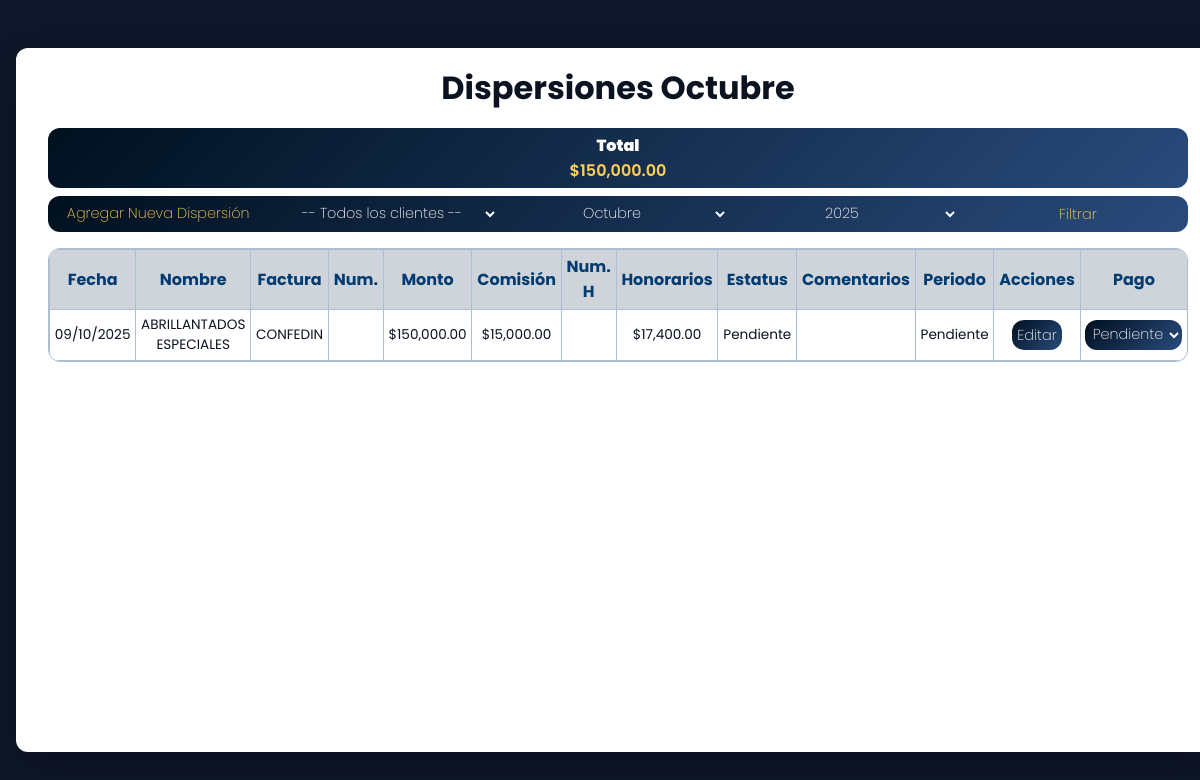
The page /dispersiones/listar/?mes=10&anio=2025&cliente= on the database as committed earlier.
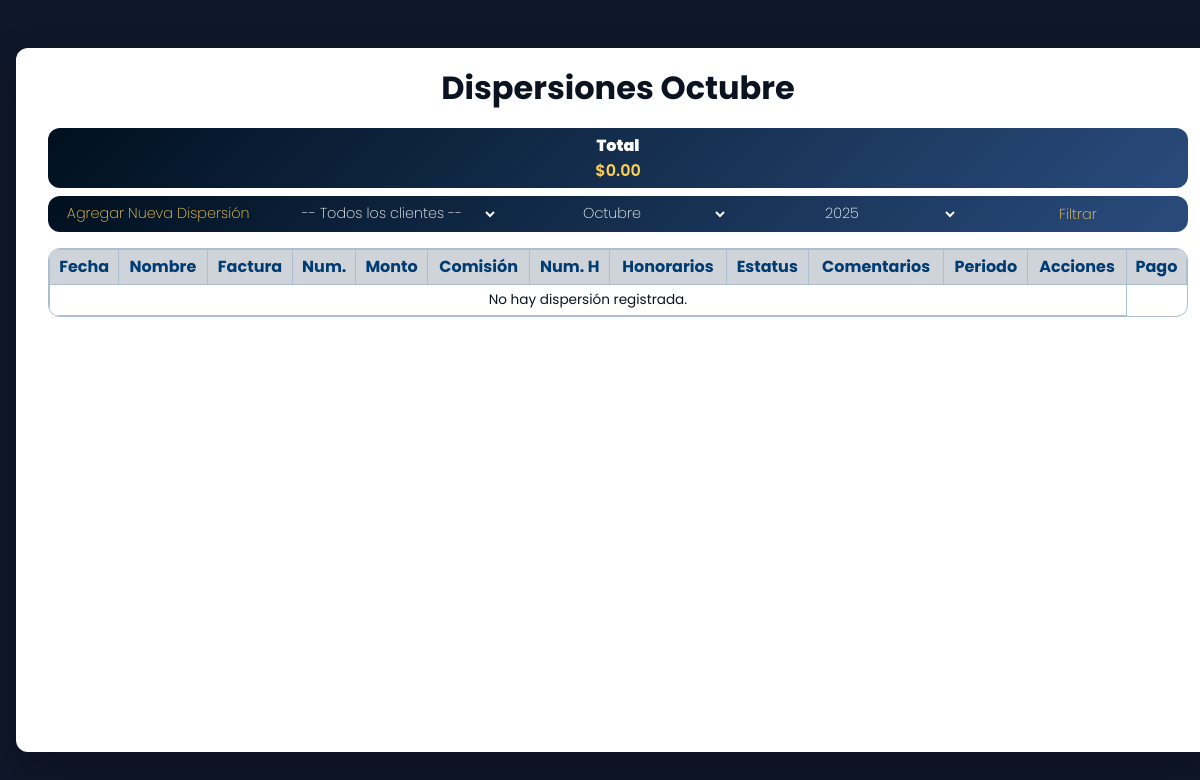
The same page on the database as committed later.
### dispersiones/models.py (models this page shows, shortened)
class Dispersion(models.Model):
    fecha = models.DateTimeField(default=timezone.now)
    cliente = models.ForeignKey(Cliente, on_delete=models.CASCADE)
    factura = models.CharField(max_length=100)
    num_factura = models.CharField(max_length=100, blank=True, null=True)
    monto = models.DecimalField(max_digits=12, decimal_places=2)
    comision = models.DecimalField(max_digits=12, decimal_places=2, editable=False)
    num_factura_honorarios = models.CharField(max_length=100, blank=True, null=True)
    total_honorarios = models.DecimalField(max_digits=12, decimal_places=2, editable=False)
    estatus = models.CharField(max_length=50)
    comentarios = models.TextField(blank=True, null=True)
    estatus_periodo = models.CharField(max_length=50)
    estatus_pago = models.CharField(max_length=50, default="Pendiente")
    comision_procom = models.DecimalField(max_digits=5, decimal_places=2, editable=False)

### clientes/models.py (models this page shows, shortened)
class Cliente(models.Model):
    servicio = models.CharField(max_length=100)
    comision_procom = models.FloatField(blank=True, null=True)
    factura = models.CharField(blank=True, null=True)
    nombre = models.CharField(max_length=150)
    utilidad_enrok = models.FloatField(blank=True, null=True)
    comisionista_1 = models.CharField(max_length=100, blank=True, null=True)
    porcentaje_1 = models.FloatField(blank=True, null=True)
    comisionista_2 = models.CharField(max_length=100, blank=True, null=True)
    porcentaje_2 = models.FloatField(blank=True, null=True)
    comisionista_3 = models.CharField(max_length=100, blank=True, null=True)
    porcentaje_3 = models.FloatField(blank=True, null=True)
    comisionista_4 = models.CharField(max_length=100, blank=True, null=True)
    porcentaje_4 = models.FloatField(blank=True, null=True)
    comisionista_5 = models.CharField(max_length=100, blank=True, null=True)
    porcentaje_5 = models.FloatField(blank=True, null=True)
    comisionista_6 = models.CharField(max_length=100, blank=True, null=True)
    porcentaje_6 = models.FloatField(blank=True, null=True)
    comisionista_7 = models.CharField(max_length=100, blank=True, null=True)
    porcentaje_7 = models.FloatField(blank=True, null=True)
    comisionista_8 = models.CharField(max_length=100, blank=True, null=True)
    porcentaje_8 = models.FloatField(blank=True, null=True)
    comisionista_9 = models.CharField(max_length=100, blank=True, null=True)
    porcentaje_9 = models.FloatField(blank=True, null=True)
    fecha_registro = models.DateTimeField(auto_now_add=True)

### dispersiones/views.py (the view)
# urls.py: path('listar/', views.lista_dispersiones, name='dispersiones_listar'),  # <--- aquí
def lista_dispersiones(request):
    mes = request.GET.get('mes')
    anio = request.GET.get('anio')
    now = datetime.now()
    cliente_id = request.GET.get('cliente')
    if not mes or not anio:
        return redirect(f"{request.path}?mes={now.month}&anio={now.year}&cliente={cliente_id or ''}")
    try:
        mes = int(mes)
        if mes < 1 or mes > 12:
            mes = now.month
    except (TypeError, ValueError):
        mes = now.month
    try:
        anio = int(anio)
    except (TypeError, ValueError):
        anio = now.year
    mes_nombre = MESES_ES.get(mes, "")
    anios = Dispersion.objects.dates('fecha', 'year')
    anios = [y.year for y in anios]
    if not anios:
        anios = [anio]  # 👈 Garantiza que siempre haya al menos un año visible
    dispersiones = Dispersion.objects.filter(
        fecha__month=mes,
        fecha__year=anio
    ).order_by('fecha')
    clientes = Cliente.objects.all()
    if cliente_id:
        dispersiones = dispersiones.filter(cliente_id=cliente_id)
    total_montos = dispersiones.aggregate(total=Sum('monto'))['total'] or 0
    return render(request, 'dispersiones/listar.html', {
        'dispersiones': dispersiones,
        'mes': str(mes),             # Mantener como string para comparación en el template
        'mes_nombre': mes_nombre,
        'anio': str(anio),
        'clientes': clientes,        # lista completa para el dropdown
        'cliente': cliente_id,       # cliente seleccionado
        'anios': anios,              # años disponibles
        'total_montos': total_montos,
    })

### dispersiones/templates/dispersiones/listar.html (shortened to what this page needs)
<!DOCTYPE html>
<html lang="es">
{% load humanize %}
<head>
</head>
<body>
<div class="card">
  <h1>Dispersiones {{ mes_nombre }}</h1>
  <div class="pendiente-box">
    <h2>Total</h2>
    <div class="monto">${{ total_montos|floatformat:2|intcomma }}</div>
  </div>
  <div class="actions">
    <form method="get" action="{% url 'dispersiones_listar' %}" class="filtro">
      <a href="{% url 'dispersiones_agregar' %}?mes={{ mes }}&anio={{ anio }}" class="btn_filtros" style="border-radius: 12px 0 0 12px;">Agregar Nueva Dispersión</a>
      <select name="cliente">
        <option value="">-- Todos los clientes --</option>
      </select>
      <select name="mes" required>
        <option value="10" {% if mes == "10" %}selected{% endif %}>Octubre</option>
      </select>
      <select class="filtros" name="anio">
        {% for year in anios %}
          <option value="{{ year }}" {% if anio == year|stringformat:"s" %}selected{% endif %}>{{ year }}</option>
        {% endfor %}
      </select>
      <button type="submit" class="btn_filtros" style="border-radius: 0 12px 12px 0">Filtrar</button>
    </form>
  </div>
  <div style="border:1px solid #aebed2; border-radius:12px; overflow:hidden; margin-top:1rem;">
    <table>
      <tr>
        <th>Fecha</th>
        <th>Nombre</th>
        <th>Factura</th>
        <th>Num.</th>
        <th>Monto</th>
        <th>Comisión</th>
        <th>Num. H</th>
        <th>Honorarios</th>
        <th>Estatus</th>
        <th>Comentarios</th>
        <th>Periodo</th>
        <th>Acciones</th>
        <th>Pago</th>
      </tr>
      {% for disp in dispersiones %}
      <tr>
        <td>{{ disp.fecha|date:"d/m/Y" }}</td>
        <td>{{ disp.cliente.nombre }}</td>
        <td>{{ disp.factura }}</td>
        <td>{{disp.num_factura|default_if_none:""}}</td>
        <td>${{ disp.monto|floatformat:2|intcomma }}</td>
        <td>${{ disp.comision|floatformat:2|intcomma }}</td>
        <td>{{disp.num_factura_honorarios|default_if_none:""}}</td>
        <td>${{ disp.total_honorarios|floatformat:2|intcomma }}</td>
        <td>{{ disp.estatus }}</td>
        <td>{{ disp.comentarios }}</td>
        <td>{{ disp.estatus_periodo }}</td>
        <td>
          <a href="{% url 'dispersiones_editar' disp.id %}" class="editar">Editar</a>
        </td>
        <td>
          <form method="post" action="{% url 'actualizar_estatus_dispersion' %}">
            <select class="filtro_pagado" name="estatus_pago" onchange="this.form.submit()">
              <option value="Pendiente" {% if disp.estatus_pago == "Pendiente" %}selected{% endif %}>Pendiente</option>
            </select>
          </form>
        </td>
      </tr>
      {% empty %}
      <tr>
        <td colspan="12" style="text-align:center;">No hay dispersión registrada.</td>
      </tr>
      {% endfor %}
    </table>
  </div>
</div>
</body>
</html>

Rows that differ between the two databases and show on the page:
removed Dispersion: fecha "09/10/2025", cliente.nombre "ABRILLANTADOS ESPECIALES", factura "CONFEDIN", monto "150,000.00", comision "15,000.00", total_honorarios "17,400.00", estatus "Pendiente", estatus_periodo "Pendiente", estatus_pago "Pendiente"
Other text that changed with them:
{{ total_montos|floatformat:2|intcomma }}: "150,000.00" → "0.00"
text now shown: "No hay dispersión registrada."
